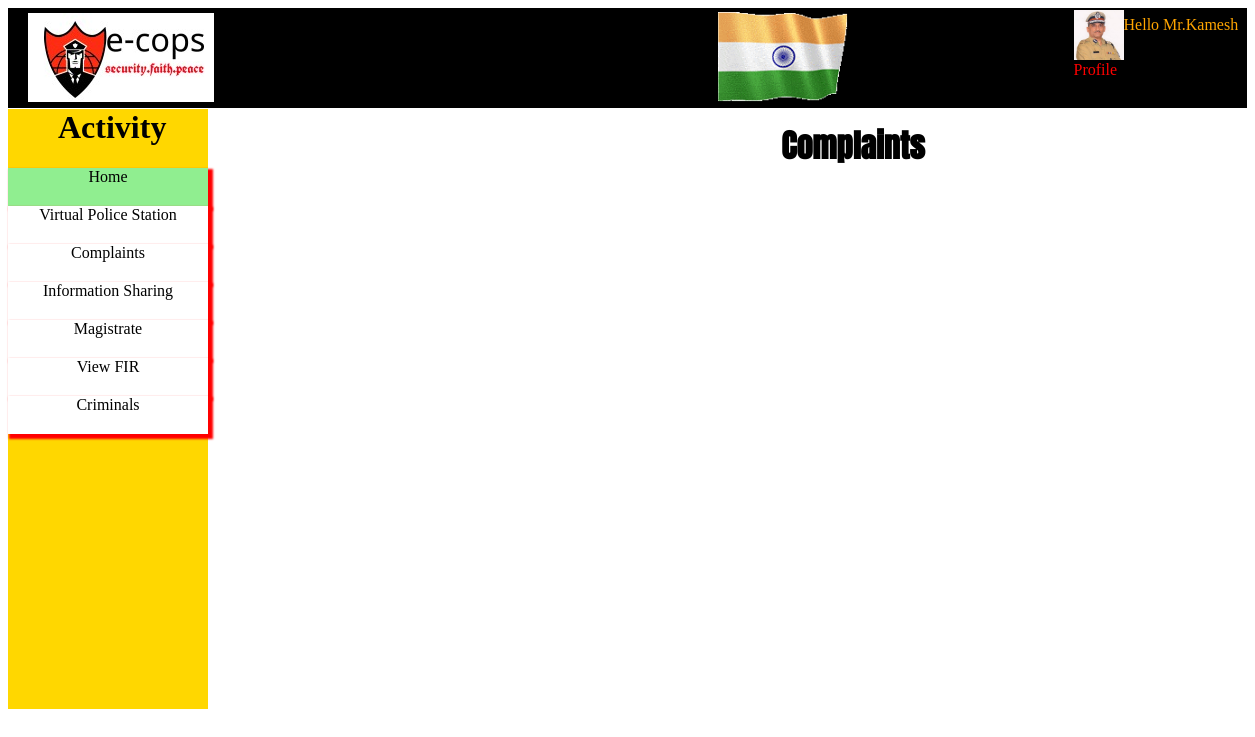
Page /complaints.php (signed in) on the committed database.
### tables this page shows
CREATE TABLE `users` (
  `sno` int(11) NOT NULL,
  `name` varchar(25) NOT NULL,
  `age` int(25) NOT NULL,
  `dateofbirth` varchar(40) NOT NULL,
  `address` text NOT NULL,
  `email` varchar(40) NOT NULL,
  `username` varchar(25) NOT NULL,
  `password` varchar(25) NOT NULL,
  `desig` varchar(25) NOT NULL,
  `areasundercontrol` varchar(100) NOT NULL,
  `ps` varchar(40) NOT NULL,
  `phone` varchar(14) NOT NULL,
  `image` varchar(50) NOT NULL,
  `dist` varchar(50) NOT NULL
);

### complaints.php (the view, shortened to what this page needs)
 ?><?php
include('connection.php');
 ?>
<!DOCTYPE html>
<html>
<head>
</head>
<body oncontextmenu="return false;">
  <div id="q">
    <img src="logo.jpeg" style="padding-left: 20px;padding-top: 5px;" >
    <img src="india.gif" style="height: 90px;position: relative;left: 500px;"><a href="logout.php?logout" style="text-decoration: none;color: white;position: relative;left: 71%;bottom: 100%">[Logout]</a><div id="ii" style="text-align:left;color: orange;width: 200px;position: relative;;left:86%;bottom: 90%">
      <?php
    $id=$_SESSION['user'];
        $sql=" SELECT * FROM users WHERE username= '".$id."'";
        $result = mysqli_query($con,$sql);
        if(mysqli_num_rows($result)>0){
          while($results=mysqli_fetch_array($result)){
            $name=$results['name'];
            $image=$results['image'];
          }
        }
          echo "Hello Mr.".$name;
        ?>
  <a style="text-decoration: none;" href="profile.php"><img src="<?php echo $image; ?>" width="50px" height="50px"style="position: relative;left: 0px;float: left;display: inline-block;bottom: 6px;right: 70px;"><?php echo "<p>Profile</p>"; ?></a>
    </div>
  </div>
  <div id="q1">
    <div><h1>Activity</h1></div>
    <ul id="eee">
      <li id="ww7" style="background-color: lightgreen"><a href="viewfir.php"><center>Home</center></a></li>
      <li id="ww1"><a href="vpshome.php"><center>Virtual Police Station</center></a></li>
      <li id="ww2"><a href="complaints.php"><center>Complaints</center></a></li>
      <li id="ww3"><a href="infohome.php"><center>Information Sharing</center></a><ul><li><a href="send.php"><center>Send</center></a></li><li><a href="received.php"><center>Received</center></a></li></ul></li>
      <li id="ww5"><a href="magistrate.php"><center>Magistrate</center></a></li>
      <li id="ww6"><a href="viewfir.php"><center>View FIR</center></a></li>
      <li id="ww3"><a href="criminalinfo.php"><center>Criminals</center></a></li>
    </ul>
  </div>
  <div id="qqq">
    <h1 style="position: relative;left: 270px;font-family: 'Anton', sans-serif;top: 70px;padding-bottom: 30px;"><center>Complaints</center></h1>
    </div>
</body>
</html>

### complaints.php (style rules this page uses)
#q { background-color: #000000; width: 100%; height: 100px; }
#q1 { background-color: #FFD700; width: 200px; height: 600px; position: relative; bottom: 20px; }
li { list-style-type: none; background-color: white; position: relative; right: 40px; width: 200px; border: 1px }
li a { text-decoration: none; color: black; text-align: center; }
#ww1,#ww2,#ww3,#ww4,#ww5,#ww6,#ww7,#ww8,#ww9 { padding-bottom: 20px; box-shadow: 3px 3px 2px 2px red; }
#qqq { position: relative; bottom: 700px; margin-left: 200px; padding-bottom: 100px; width: 750px; height: 10px; }
#ii p { color: red; position: relative; right: 50px; top: 11px; }

### rows in the picture
users: name "Kamesh", image (picture)
